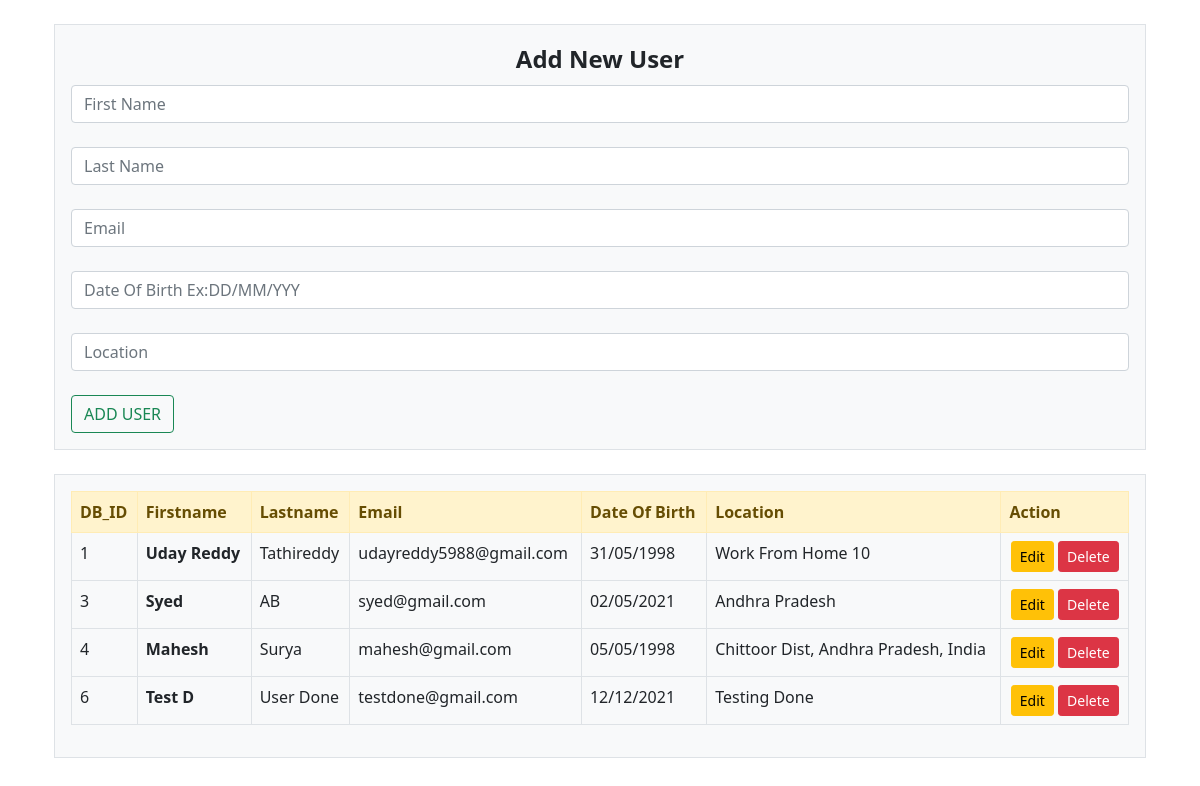
The page / on the database its author committed.
### users/models.py (models this page shows)
class user(models.Model):
    id = models.BigAutoField(primary_key=True)
    first = models.CharField(max_length=40)
    last = models.CharField(max_length=40)
    email= models.CharField(max_length=40)
    dob = models.CharField(max_length=15)
    location = models.CharField(max_length=100)
    class Meta:
      db_table = "user"

### users/views.py (the view)
# urls.py: path('',views.read), # read method url but here, null because type localhost show read view
def read(request):
    try:
        obj = user.objects.all()
    except user.DoesNotExist:
        obj = None
    return render(request,'index.html',{'key':obj})

### users/templates/index.html (shortened to what this page needs)
{% extends 'base.html' %}
{% block body %}
<div class="container px-4 mt-4">
    <div class="row gx-5">
      <div class="col">
       <div class="p-3 border bg-light">
           <legend><b><center>Add New User</center></b></legend>
        <form class="form-inline" action="create" method="POST">
            <input class="form-control" type="text" placeholder="First Name" aria-label="default input example" name="first" required="required"> <br>
            <input class="form-control" type="text" placeholder="Last Name" aria-label="default input example" name="last" required="required"> <br>
            <input class="form-control" type="text" placeholder="Email" aria-label="default input example" name="email" required="required"> <br>
            <input class="form-control" type="text" placeholder="Date Of Birth Ex:DD/MM/YYY" aria-label="default input example" name="dob" required="required"> <br>
            <input class="form-control" type="text" placeholder="Location" aria-label="default input example" name="location" required="required"> <br>
            <button type="submit" class="btn btn-outline-success">ADD USER</button>
        </form>
       </div>
      </div>
    </div>
</div>
<div class="container px-4 mt-4">
    <div class="row gx-5">
      <div class="col">
       <div class="p-3 border bg-light">
<table class="table table-bordered">
    <thead class="alert-warning">
        <tr>
            <th>DB_ID</th>
            <th>Firstname</th>
            <th>Lastname</th>
            <th>Email</th>
            <th>Date Of Birth</th>
            <th>Location</th>
            <th>Action</th>
        </tr>
    </thead>
    <tbody>
        {% for db in key %}
        <tr>
            <td>{{ db.id }}</td>
            <td><b>{{ db.first }}</b></td>
            <td>{{ db.last }}</td>
            <td>{{ db.email }}</td>
            <td>{{ db.dob }}</td>
            <td>{{ db.location }}</td>
            <td><center><a class="btn btn-sm btn-warning" href="update/{{ db.id }}"> Edit</a> <a class="btn btn-sm btn-danger" href="delete/{{ db.id }}"> Delete</a></center></td>
        </tr>
        {% endfor %}
    </tbody>
</table>
</div>
</div>
</div>
</div>
{% endblock %}

### users/templates/base.html (shortened to what this page needs)
<!DOCTYPE html>
<html lang="en">
    <head>
        {% load static %}
        <link href="https://cdn.jsdelivr.net/npm/bootstrap@5.0.2/dist/css/bootstrap.min.css" rel="stylesheet">
    </head>
<body>
        {% block body %}
        {% endblock %}
</body>
</html>

### rows shown on the page
user: id "1", first "Uday Reddy", last "Tathireddy", email "udayreddy5988@gmail.com", dob "31/05/1998", location "Work From Home 10"
user: id "3", first "Syed", last "AB", email "syed@gmail.com", dob "02/05/2021", location "Andhra Pradesh"
user: id "4", first "Mahesh", last "Surya", email "mahesh@gmail.com", dob "05/05/1998", location "Chittoor Dist, Andhra Pradesh, India"
user: id "6", first "Test D", last "User Done", email "testdone@gmail.com", dob "12/12/2021", location "Testing Done"
